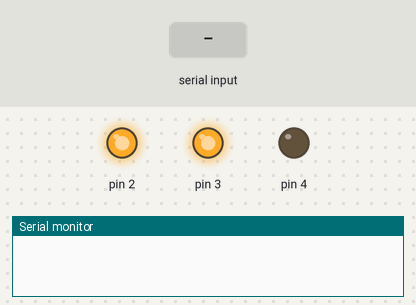
The sketch below on a simulated Arduino Uno, built with avr-gcc and run on an emulated ATmega328P. Parts: output pins drawn as LEDs (lit = HIGH), the last lines printed to the serial monitor. Inputs (shaded band) come from the test bench.

Above: at 1.2 s.
1.3 s: "5\n" received over Serial
At 2.2 s:
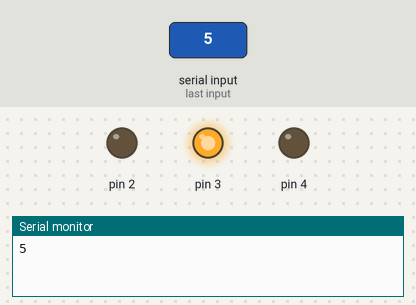
2.8 s: "90,45\n" received over Serial
At 3.4 s:
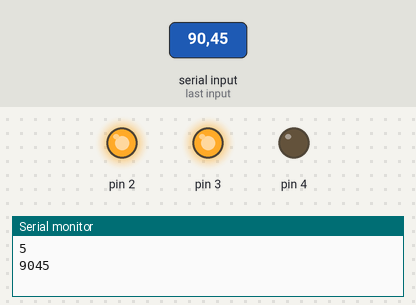
4.3 s: "90\n" received over Serial
At 5.7 s:
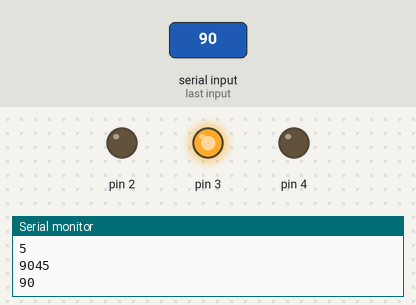
Timing chart, 0 to 7.3 s (numbered marks = the images above; inputs shaded):
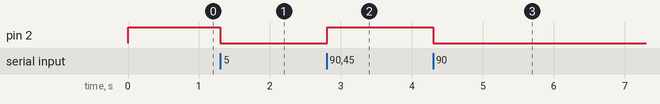

The sketch:

MotorDriveTest.ino
```cpp
int pwmvalue=255;
String inString="";
void setup()
{
  pinMode(2,OUTPUT);
  pinMode(3,OUTPUT);
  pinMode(4,OUTPUT);
  digitalWrite(3,HIGH);
  digitalWrite(4,LOW);
  Serial.begin(9600);
}
void loop()
{
    while (Serial.available() > 0) {
    int inChar = Serial.read();
    if (isDigit(inChar)) {
      // convert the incoming byte to a char
      // and add it to the string:
      inString += (char)inChar;
    }
    // if you get a newline, print the string,
    // then the string's value:
    if (inChar == '\n') {
      //Serial.print("Value:");
      pwmvalue=inString.toInt();
      Serial.println(pwmvalue);
      //Serial.println(inString);
      // clear the string for new input:
      inString = "";
    }
  }
     analogWrite(2,pwmvalue);

}
```

Measured:
- after the input at 1.3 s, pin 2: HIGH → LOW at once
- after the input at 2.8 s, pin 2: LOW → HIGH at once
- after the input at 4.3 s, pin 2: HIGH → LOW at once
